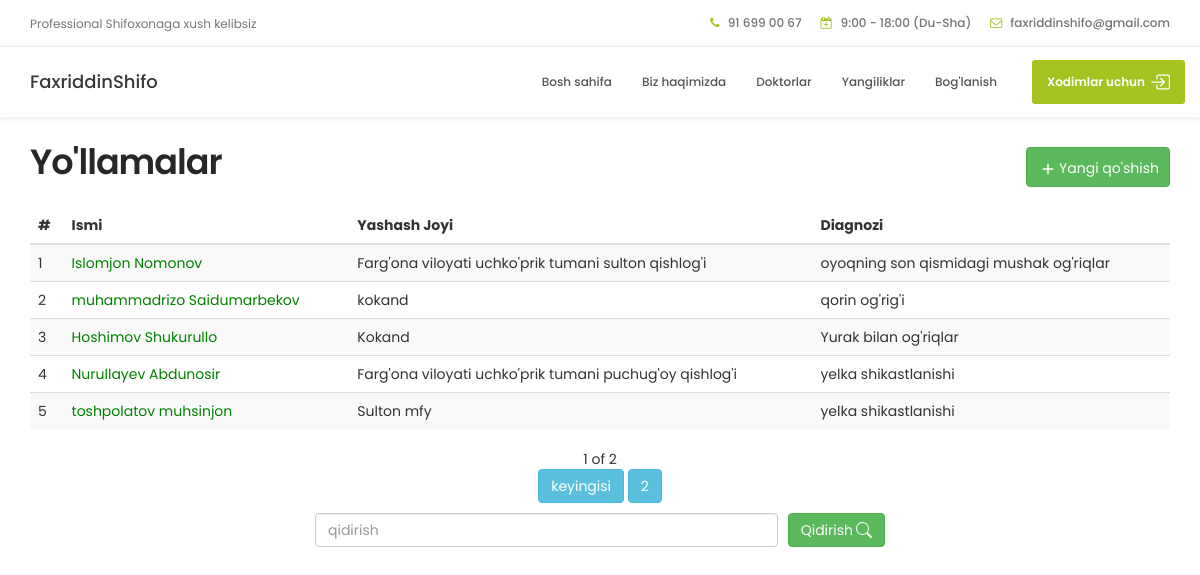
The app's page /referral/referral_list/ with its own data.
### referral/models.py (models this page shows, shortened)
class Referral(models.Model):
	id = models.UUIDField(primary_key=True,default=uuid.uuid4,editable=False)
	bemor = models.CharField(max_length=45)
	birthdate = models.CharField(max_length=50)
	address = models.CharField(max_length=100)
	kasalligi = models.TextField()
	qayerga = models.CharField(max_length=100)
	diagnoz = models.CharField(max_length=100)
	whereas = models.CharField(max_length=150, null=True, blank=True)

### referral/views.py (the view)
# urls.py: path('referral_list/', ReferralListView.as_view(), name='referral_list'),
class ReferralListView(generic.ListView):
	model = Referral
	template_name = 'referral/referral_list.html'
	contextual_object_name = 'referral_list'
	paginate_by = 5

### templates/referral/referral_list.html (shortened to what this page needs)
{% extends 'index.html' %}
{% block content %}
   <div class="container">
            <div class="add-button" style="display: flex; justify-content: space-between; align-content: center;">
                <h2>Yo'llamalar</h2>
                <a class="btn btn-success" href="{% url 'create_referral' %}" style="height: 40px;padding: 10px; margin-top:30px; display: flex;"><svg xmlns="http://www.w3.org/2000/svg" width="22" height="22" fill="currentColor" class="bi bi-plus" viewBox="0 0 16 16">
  <path d="M8 4a.5.5 0 0 1 .5.5v3h3a.5.5 0 0 1 0 1h-3v3a.5.5 0 0 1-1 0v-3h-3a.5.5 0 0 1 0-1h3v-3A.5.5 0 0 1 8 4z"/>
</svg> <span> Yangi qo'shish </span></a>
            </div>
            <table class="table table-striped">
                <thead>
                    <th>#</th>
                    <th>Ismi</th>
                    <th>Yashash Joyi</th>
                    <th>Diagnozi</th>
                </thead>
                <tbody>
                {% for referral in referral_list %}
                <tr>
                    <td>{{forloop.counter}}</td>
                    <td><a href="{% url 'referral_detail' referral.pk %}" style="color:green;"> {{referral.bemor}}</a></td>
                    <td>{{referral.address}}</td>
                    <td>{{referral.diagnoz}}</td>
                </tr>
                {% endfor %}
                </tbody>
            </table>
            <center>
  {{page_obj.number}} of {{page_obj.paginator.num_pages}}
</center>
<center>
  {% if page_obj.has_next %}
  <a class="btn btn-info" href="?page={{page_obj.next_page_number}}">keyingisi</a>
  <a class="btn btn-info" href="?page={{page_obj.paginator.num_pages}}"> {{page_obj.paginator.num_pages}}</a>
  {% endif %}
</center>
  <center style="margin-top: 10px;">
  <form method="get" style="display: flex;width: 50%;" action="{% url 'search_referral' %}">
      <input type="search" name="referral" class="form-control" style=" margin-right: 10px;" placeholder="qidirish">
      <button class="btn btn-success" style="display: flex;justify-content: center; align-items: center;"><span style="margin-right:3px;"> Qidirish </span> </button>
  </form>
  </center>
</div>
{% endblock %}

### static/css/tooplate-style.css (style rules this page uses)
body { background: #ffffff; font-family: 'Poppins', sans-serif; overflow-x: hidden; }
h1,h2,h3,h4,h5,h6 { font-weight: 600; line-height: inherit; }
h1,h2,h3,h4 { letter-spacing: -1px; }
h2 { color: #272727; font-size: 3em; padding-bottom: 10px; }
html { -webkit-font-smoothing: antialiased; }
a { color: #252525; -webkit-transition: 0.5s; transition: 0.5s; text-decoration: none !important; }
@media only screen and (max-width: 1200px) { h2 { font-size: 2.5em; } }

### records on screen
Referral: bemor "Islomjon Nomonov", address "Farg'ona viloyati uchko'prik tumani sulton qishlog'i", diagnoz "oyoqning son qismidagi mushak og'riqlar"
Referral: bemor "muhammadrizo Saidumarbekov", address "kokand", diagnoz "qorin og'rig'i"
Referral: bemor "Hoshimov Shukurullo", address "Kokand", diagnoz "Yurak bilan og'riqlar"
Referral: bemor "Nurullayev Abdunosir", address "Farg'ona viloyati uchko'prik tumani puchug'oy qishlog'i", diagnoz "yelka shikastlanishi"
Referral: bemor "toshpolatov muhsinjon", address "Sulton mfy", diagnoz "yelka shikastlanishi"

### other values on screen
{{ page_obj.number }} "1"
{{ page_obj.paginator.num_pages }} "2"
